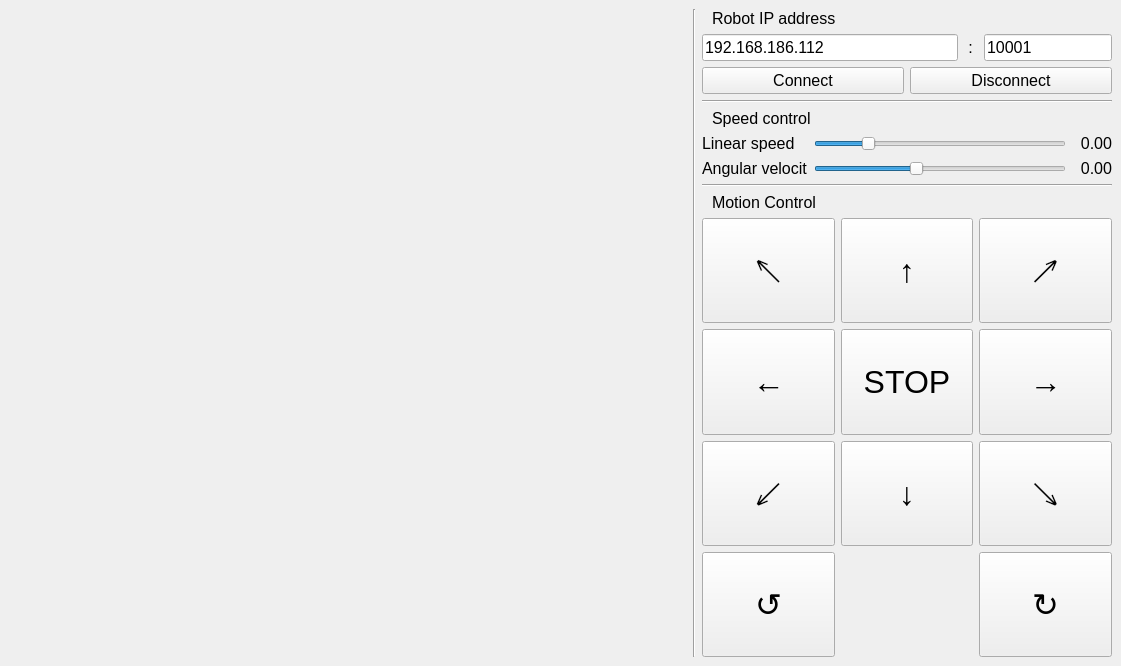
<?xml version="1.0" encoding="UTF-8"?>
<ui version="4.0">
 <class>MainWindow</class>
 <widget class="QMainWindow" name="MainWindow">
  <property name="geometry">
   <rect>
    <x>0</x>
    <y>0</y>
    <width>1121</width>
    <height>666</height>
   </rect>
  </property>
  <property name="windowTitle">
   <string>Youbot Remote Control</string>
  </property>
  <property name="windowIcon">
   <iconset resource="icons.qrc">
    <normaloff>:/main/icons/logo.png</normaloff>:/main/icons/logo.png</iconset>
  </property>
  <widget class="QWidget" name="centralwidget">
   <layout class="QVBoxLayout" name="verticalLayout_3">
    <item>
     <layout class="QHBoxLayout" name="horizontalLayout" stretch="5,0,3">
      <item>
       <layout class="QVBoxLayout" name="verticalLayout"/>
      </item>
      <item>
       <widget class="Line" name="line">
        <property name="orientation">
         <enum>Qt::Vertical</enum>
        </property>
       </widget>
      </item>
      <item>
       <layout class="QVBoxLayout" name="verticalLayout_2" stretch="0,0,0,0,0,0,0,0,10">
        <item>
         <widget class="QLabel" name="label_11">
          <property name="font">
           <font>
            <pointsize>12</pointsize>
           </font>
          </property>
          <property name="text">
           <string>Robot IP address</string>
          </property>
          <property name="scaledContents">
           <bool>false</bool>
          </property>
          <property name="indent">
           <number>10</number>
          </property>
         </widget>
        </item>
        <item>
         <layout class="QHBoxLayout" name="horizontalLayout_4" stretch="2,0,1">
          <item>
           <widget class="QLineEdit" name="lineIp">
            <property name="font">
             <font>
              <pointsize>12</pointsize>
             </font>
            </property>
            <property name="text">
             <string>192.168.186.112</string>
            </property>
           </widget>
          </item>
          <item>
           <widget class="QLabel" name="label_14">
            <property name="font">
             <font>
              <pointsize>12</pointsize>
             </font>
            </property>
            <property name="text">
             <string> : </string>
            </property>
           </widget>
          </item>
          <item>
           <widget class="QLineEdit" name="linePort">
            <property name="font">
             <font>
              <pointsize>12</pointsize>
             </font>
            </property>
            <property name="text">
             <string>10001</string>
            </property>
           </widget>
          </item>
         </layout>
        </item>
        <item>
         <layout class="QHBoxLayout" name="horizontalLayout_3">
          <item>
           <widget class="QPushButton" name="butConnect">
            <property name="font">
             <font>
              <pointsize>12</pointsize>
             </font>
            </property>
            <property name="text">
             <string>Сonnect</string>
            </property>
           </widget>
          </item>
          <item>
           <widget class="QPushButton" name="butDisconnect">
            <property name="font">
             <font>
              <pointsize>12</pointsize>
             </font>
            </property>
            <property name="text">
             <string>Disconnect</string>
            </property>
           </widget>
          </item>
         </layout>
        </item>
        <item>
         <widget class="Line" name="line_3">
          <property name="orientation">
           <enum>Qt::Horizontal</enum>
          </property>
         </widget>
        </item>
        <item>
         <widget class="QLabel" name="label_13">
          <property name="font">
           <font>
            <pointsize>12</pointsize>
           </font>
          </property>
          <property name="text">
           <string>Speed control</string>
          </property>
          <property name="scaledContents">
           <bool>false</bool>
          </property>
          <property name="indent">
           <number>10</number>
          </property>
         </widget>
        </item>
        <item>
         <layout class="QGridLayout" name="gridLayout_2">
          <item row="1" column="2">
           <widget class="QLabel" name="lableAngVel">
            <property name="minimumSize">
             <size>
              <width>40</width>
              <height>0</height>
             </size>
            </property>
            <property name="font">
             <font>
              <pointsize>12</pointsize>
             </font>
            </property>
            <property name="autoFillBackground">
             <bool>false</bool>
            </property>
            <property name="text">
             <string>0.00</string>
            </property>
            <property name="alignment">
             <set>Qt::AlignRight|Qt::AlignTrailing|Qt::AlignVCenter</set>
            </property>
           </widget>
          </item>
          <item row="0" column="2">
           <widget class="QLabel" name="labelLinVel">
            <property name="minimumSize">
             <size>
              <width>40</width>
              <height>0</height>
             </size>
            </property>
            <property name="font">
             <font>
              <pointsize>12</pointsize>
             </font>
            </property>
            <property name="autoFillBackground">
             <bool>false</bool>
            </property>
            <property name="text">
             <string>0.00</string>
            </property>
            <property name="alignment">
             <set>Qt::AlignRight|Qt::AlignTrailing|Qt::AlignVCenter</set>
            </property>
           </widget>
          </item>
          <item row="0" column="1">
           <widget class="QSlider" name="sliderLinVel">
            <property name="maximum">
             <number>200</number>
            </property>
            <property name="value">
             <number>40</number>
            </property>
            <property name="orientation">
             <enum>Qt::Horizontal</enum>
            </property>
           </widget>
          </item>
          <item row="1" column="0">
           <widget class="QLabel" name="label_2">
            <property name="font">
             <font>
              <pointsize>12</pointsize>
             </font>
            </property>
            <property name="text">
             <string>Angular velocit</string>
            </property>
           </widget>
          </item>
          <item row="0" column="0">
           <widget class="QLabel" name="label">
            <property name="font">
             <font>
              <pointsize>12</pointsize>
             </font>
            </property>
            <property name="text">
             <string>Linear speed</string>
            </property>
           </widget>
          </item>
          <item row="1" column="1">
           <widget class="QSlider" name="sliderAngVel">
            <property name="minimum">
             <number>0</number>
            </property>
            <property name="maximum">
             <number>200</number>
            </property>
            <property name="value">
             <number>80</number>
            </property>
            <property name="orientation">
             <enum>Qt::Horizontal</enum>
            </property>
           </widget>
          </item>
         </layout>
        </item>
        <item>
         <widget class="Line" name="line_2">
          <property name="orientation">
           <enum>Qt::Horizontal</enum>
          </property>
         </widget>
        </item>
        <item>
         <widget class="QLabel" name="label_3">
          <property name="font">
           <font>
            <pointsize>12</pointsize>
           </font>
          </property>
          <property name="text">
           <string>Motion Control</string>
          </property>
          <property name="indent">
           <number>10</number>
          </property>
         </widget>
        </item>
        <item>
         <layout class="QGridLayout" name="gridLayout">
          <item row="2" column="2">
           <widget class="QPushButton" name="butRightBack">
            <property name="sizePolicy">
             <sizepolicy hsizetype="Minimum" vsizetype="Minimum">
              <horstretch>0</horstretch>
              <verstretch>0</verstretch>
             </sizepolicy>
            </property>
            <property name="font">
             <font>
              <pointsize>24</pointsize>
             </font>
            </property>
            <property name="text">
             <string>↘</string>
            </property>
            <property name="shortcut">
             <string/>
            </property>
           </widget>
          </item>
          <item row="1" column="2">
           <widget class="QPushButton" name="butRight">
            <property name="sizePolicy">
             <sizepolicy hsizetype="Minimum" vsizetype="Minimum">
              <horstretch>0</horstretch>
              <verstretch>0</verstretch>
             </sizepolicy>
            </property>
            <property name="font">
             <font>
              <pointsize>24</pointsize>
             </font>
            </property>
            <property name="text">
             <string>→</string>
            </property>
            <property name="shortcut">
             <string/>
            </property>
           </widget>
          </item>
          <item row="2" column="1">
           <widget class="QPushButton" name="butBack">
            <property name="sizePolicy">
             <sizepolicy hsizetype="Minimum" vsizetype="Minimum">
              <horstretch>0</horstretch>
              <verstretch>0</verstretch>
             </sizepolicy>
            </property>
            <property name="font">
             <font>
              <pointsize>24</pointsize>
             </font>
            </property>
            <property name="text">
             <string>↓</string>
            </property>
            <property name="shortcut">
             <string/>
            </property>
           </widget>
          </item>
          <item row="0" column="0">
           <widget class="QPushButton" name="butLeftForward">
            <property name="sizePolicy">
             <sizepolicy hsizetype="Minimum" vsizetype="Minimum">
              <horstretch>0</horstretch>
              <verstretch>0</verstretch>
             </sizepolicy>
            </property>
            <property name="font">
             <font>
              <pointsize>24</pointsize>
             </font>
            </property>
            <property name="text">
             <string>↖</string>
            </property>
            <property name="autoDefault">
             <bool>false</bool>
            </property>
            <property name="default">
             <bool>false</bool>
            </property>
            <property name="flat">
             <bool>false</bool>
            </property>
           </widget>
          </item>
          <item row="0" column="2">
           <widget class="QPushButton" name="butRightForward">
            <property name="sizePolicy">
             <sizepolicy hsizetype="Minimum" vsizetype="Minimum">
              <horstretch>0</horstretch>
              <verstretch>0</verstretch>
             </sizepolicy>
            </property>
            <property name="font">
             <font>
              <pointsize>24</pointsize>
             </font>
            </property>
            <property name="text">
             <string>↗</string>
            </property>
           </widget>
          </item>
          <item row="1" column="0">
           <widget class="QPushButton" name="butLeft">
            <property name="sizePolicy">
             <sizepolicy hsizetype="Minimum" vsizetype="Minimum">
              <horstretch>0</horstretch>
              <verstretch>0</verstretch>
             </sizepolicy>
            </property>
            <property name="font">
             <font>
              <pointsize>24</pointsize>
             </font>
            </property>
            <property name="text">
             <string>←</string>
            </property>
           </widget>
          </item>
          <item row="2" column="0">
           <widget class="QPushButton" name="butLeftBack">
            <property name="sizePolicy">
             <sizepolicy hsizetype="Minimum" vsizetype="Minimum">
              <horstretch>0</horstretch>
              <verstretch>0</verstretch>
             </sizepolicy>
            </property>
            <property name="font">
             <font>
              <pointsize>24</pointsize>
             </font>
            </property>
            <property name="text">
             <string>↙</string>
            </property>
            <property name="shortcut">
             <string/>
            </property>
           </widget>
          </item>
          <item row="0" column="1">
           <widget class="QPushButton" name="butForward">
            <property name="sizePolicy">
             <sizepolicy hsizetype="Minimum" vsizetype="Minimum">
              <horstretch>0</horstretch>
              <verstretch>0</verstretch>
             </sizepolicy>
            </property>
            <property name="font">
             <font>
              <pointsize>24</pointsize>
             </font>
            </property>
            <property name="text">
             <string>↑</string>
            </property>
           </widget>
          </item>
          <item row="1" column="1">
           <widget class="QPushButton" name="butStop">
            <property name="sizePolicy">
             <sizepolicy hsizetype="Minimum" vsizetype="Minimum">
              <horstretch>0</horstretch>
              <verstretch>0</verstretch>
             </sizepolicy>
            </property>
            <property name="font">
             <font>
              <pointsize>24</pointsize>
             </font>
            </property>
            <property name="text">
             <string>STOP</string>
            </property>
            <property name="shortcut">
             <string/>
            </property>
           </widget>
          </item>
          <item row="3" column="0">
           <widget class="QPushButton" name="butRotLeft">
            <property name="sizePolicy">
             <sizepolicy hsizetype="Minimum" vsizetype="Minimum">
              <horstretch>0</horstretch>
              <verstretch>0</verstretch>
             </sizepolicy>
            </property>
            <property name="font">
             <font>
              <pointsize>24</pointsize>
             </font>
            </property>
            <property name="text">
             <string>↺</string>
            </property>
            <property name="shortcut">
             <string/>
            </property>
           </widget>
          </item>
          <item row="3" column="2">
           <widget class="QPushButton" name="butRotRight">
            <property name="sizePolicy">
             <sizepolicy hsizetype="Minimum" vsizetype="Minimum">
              <horstretch>0</horstretch>
              <verstretch>0</verstretch>
             </sizepolicy>
            </property>
            <property name="font">
             <font>
              <pointsize>24</pointsize>
             </font>
            </property>
            <property name="text">
             <string>↻</string>
            </property>
           </widget>
          </item>
         </layout>
        </item>
       </layout>
      </item>
     </layout>
    </item>
   </layout>
  </widget>
 </widget>
 <resources>
  <include location="icons.qrc"/>
 </resources>
 <connections/>
</ui>
